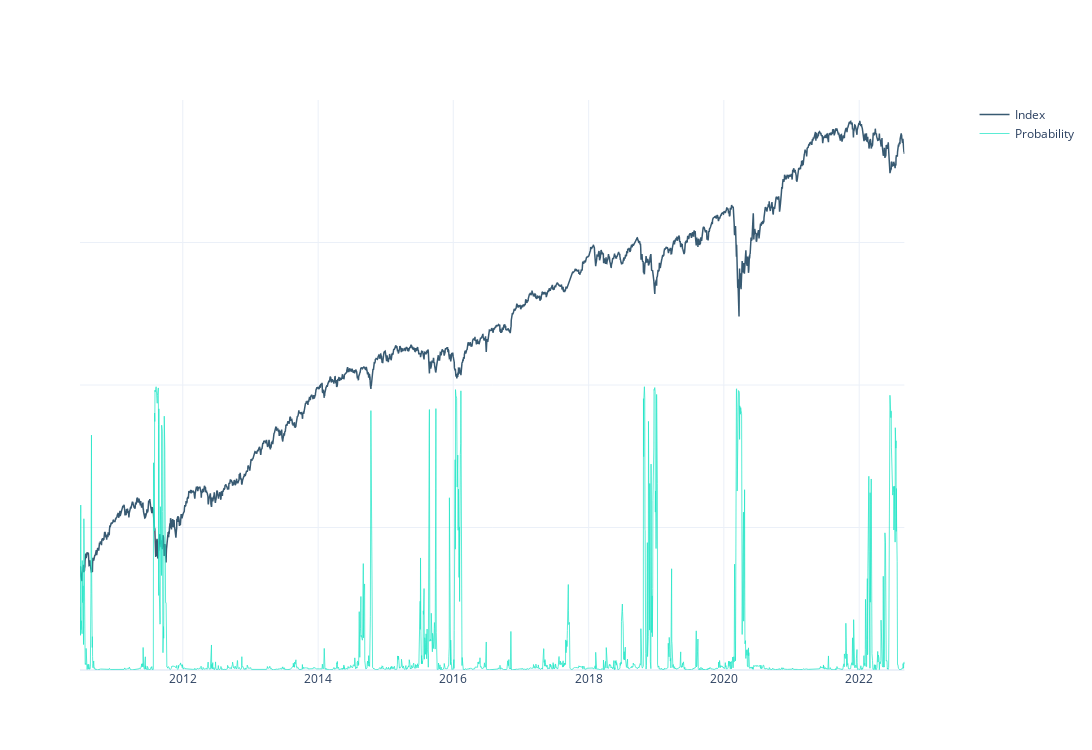

Notebook code for this chart:
### Code cell
# Plot the prediction

import plotly.graph_objects as go
from plotly.subplots import make_subplots

dates = df.loc[:, "Date"].values
index = df.loc[:, "Index"].values

fig = make_subplots(specs=[[{"secondary_y": True}]])
fig.update_layout(template="plotly_white", width=1500, height=750)
fig.add_trace(
    go.Line(x=dates, y=index, name="Index", line=dict(color="#385A72", width=1.5))
)
fig.add_trace(
    go.Line(
        x=dates,
        y=ppred,
        name="Probability",
        line=dict(color="#24E6C7", width=0.75),
    ),
    secondary_y=True,
)
fig.update_yaxes(range=[4.175, np.max(index) + 0.1], secondary_y=False, showgrid=False)
fig.update_yaxes(range=[0, 2], secondary_y=True, showgrid=True)
fig.update_xaxes(showgrid=True)
fig.layout.yaxis.update(showticklabels=False)
fig.layout.yaxis2.update(showticklabels=False)
fig.show()

### Figure 1 — Plotly figure (JSON) as saved in the notebook; plotly's stock layout.template omitted (floating-point values rounded to 4 significant figures; data arrays with more than 128 entries replaced by an {"elided": "..."} marker saying what was removed)
{"data": [{"line": {"color": "#385A72", "width": 1.5}, "name": "Index", "type": "scatter", "x": {"elided": "3070 str values"}, "y": {"elided": "3070 float values"}}, {"line": {"color": "#24E6C7", "width": 0.75}, "name": "Probability", "type": "scatter", "x": {"elided": "3070 str values"}, "xaxis": "x", "y": {"elided": "3070 float values"}, "yaxis": "y2"}], "layout": {"height": 750, "width": 1500, "xaxis": {"anchor": "y", "domain": [0, 0.94], "showgrid": true}, "yaxis": {"anchor": "x", "domain": [0, 1], "range": [4.175, 6.908], "showgrid": false, "showticklabels": false}, "yaxis2": {"anchor": "x", "overlaying": "y", "range": [0, 2], "showgrid": true, "showticklabels": false, "side": "right"}}}
